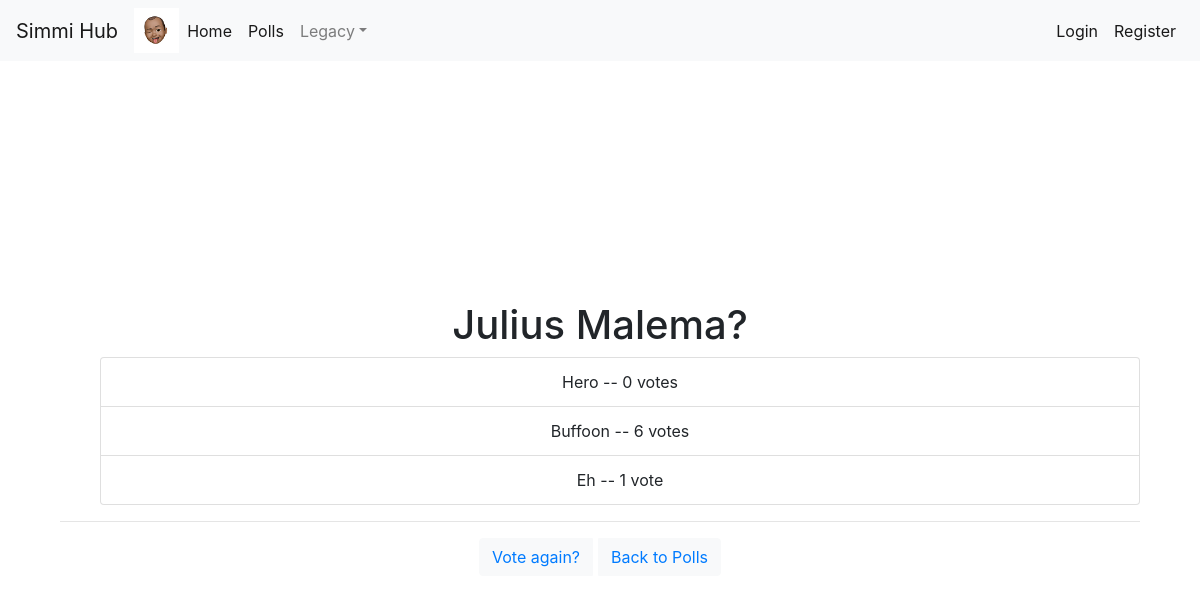
Page /polls/1/results/ on the committed database.
### polls/models.py (models this page shows)
class Question(models.Model):
    question_text = models.CharField(max_length=200)
    pub_date = models.DateTimeField('date published')

class Choice(models.Model):
    question = models.ForeignKey(Question, on_delete=models.CASCADE)
    choice_text = models.CharField(max_length=200)
    votes = models.IntegerField(default=0)

### polls/views.py (the view)
# urls.py: path('polls/<int:question_id>/results/', views.results, name='results'),
def results(request, question_id):
    question = get_object_or_404(Question, pk=question_id)
    return render(request, "polls/results.html", {'question': question})

### polls/templates/polls/results.html (shortened to what this page needs)
{% extends 'polls/base.html' %}
{% block content %}
<div class="container">
    <div class="row">
        <div class="col">
            <div style="text-align: center; padding-top: 20%;">
                <h1> {{ question.question_text }}</h1>
                <ul>
                    {% for choice in question.choice_set.all %}
                    <li class="list-group-item" >
                        {{ choice.choice_text }} -- {{ choice.votes}}
                        vote{{choice.votes|pluralize}}
                    </li>
                    {% endfor %}
                </ul>
                <hr>
                <div class="btn-group" role="group">
                    <button type="button" class="btn btn-light">
                        <a href="/polls/{{question.id}}">
                            Vote again?
                        </a>
                    </button>
                    <button type="button" class="btn btn-light" style="margin-left: 5px;">
                        <a href = "{% url 'poll' %}">
                            Back to Polls
                        </a>
                    </button>
                </div>
            </div>
        </div>
    </div>
</div>
{% endblock %}

### rows in the picture
Question: question_text "Julius Malema?"
Choice: choice_text "Hero", votes "0"
Choice: choice_text "Buffoon", votes "6"
Choice: choice_text "Eh", votes "1"
